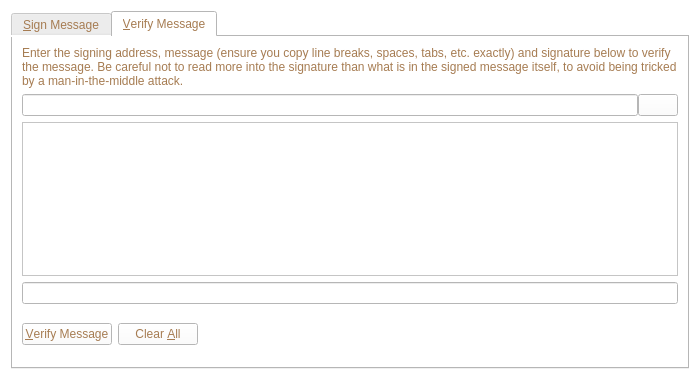
<?xml version="1.0" encoding="UTF-8"?>
<ui version="4.0">
 <class>SignVerifyMessageDialog</class>
 <widget class="QDialog" name="SignVerifyMessageDialog">
  <property name="geometry">
   <rect>
    <x>0</x>
    <y>0</y>
    <width>700</width>
    <height>380</height>
   </rect>
  </property>
  <property name="windowTitle">
   <string>Signatures - Sign / Verify a Message</string>
  </property>
  <property name="styleSheet">
   <string notr="true">background-color: white;
color: rgb(166, 124, 82);</string>
  </property>
  <property name="modal">
   <bool>true</bool>
  </property>
  <layout class="QVBoxLayout" name="verticalLayout">
   <item>
    <widget class="QTabWidget" name="tabWidget">
     <property name="currentIndex">
      <number>1</number>
     </property>
     <widget class="QWidget" name="tabSignMessage">
      <attribute name="title">
       <string>&amp;Sign Message</string>
      </attribute>
      <layout class="QVBoxLayout" name="verticalLayout_SM">
       <item>
        <widget class="QLabel" name="infoLabel_SM">
         <property name="text">
          <string>You can sign messages with your addresses to prove you own them. Be careful not to sign anything vague, as phishing attacks may try to trick you into signing your identity over to them. Only sign fully-detailed statements you agree to.</string>
         </property>
         <property name="textFormat">
          <enum>Qt::PlainText</enum>
         </property>
         <property name="wordWrap">
          <bool>true</bool>
         </property>
        </widget>
       </item>
       <item>
        <layout class="QHBoxLayout" name="horizontalLayout_1_SM">
         <property name="spacing">
          <number>0</number>
         </property>
         <item>
          <widget class="QValidatedLineEdit" name="addressIn_SM">
           <property name="toolTip">
            <string>The address to sign the message with (e.g. MXnRx1TDjAgQPk2rCu4DGH23NXoSZWJbht)</string>
           </property>
           <property name="maxLength">
            <number>34</number>
           </property>
          </widget>
         </item>
         <item>
          <widget class="QPushButton" name="addressBookButton_SM">
           <property name="toolTip">
            <string>Choose an address from the address book</string>
           </property>
           <property name="text">
            <string/>
           </property>
           <property name="icon">
            <iconset resource="../bitcoin.qrc">
             <normaloff>:/icons/address-book</normaloff>:/icons/address-book</iconset>
           </property>
           <property name="shortcut">
            <string>Alt+A</string>
           </property>
           <property name="autoDefault">
            <bool>false</bool>
           </property>
          </widget>
         </item>
         <item>
          <widget class="QPushButton" name="pasteButton_SM">
           <property name="toolTip">
            <string>Paste address from clipboard</string>
           </property>
           <property name="text">
            <string/>
           </property>
           <property name="icon">
            <iconset resource="../bitcoin.qrc">
             <normaloff>:/icons/editpaste</normaloff>:/icons/editpaste</iconset>
           </property>
           <property name="shortcut">
            <string>Alt+P</string>
           </property>
           <property name="autoDefault">
            <bool>false</bool>
           </property>
          </widget>
         </item>
        </layout>
       </item>
       <item>
        <widget class="QPlainTextEdit" name="messageIn_SM">
         <property name="toolTip">
          <string>Enter the message you want to sign here</string>
         </property>
        </widget>
       </item>
       <item>
        <layout class="QHBoxLayout" name="horizontalLayout_2_SM">
         <property name="spacing">
          <number>0</number>
         </property>
         <item>
          <widget class="QLineEdit" name="signatureOut_SM">
           <property name="font">
            <font>
             <italic>true</italic>
            </font>
           </property>
           <property name="readOnly">
            <bool>true</bool>
           </property>
          </widget>
         </item>
         <item>
          <widget class="QPushButton" name="copySignatureButton_SM">
           <property name="toolTip">
            <string>Copy the current signature to the system clipboard</string>
           </property>
           <property name="text">
            <string/>
           </property>
           <property name="icon">
            <iconset resource="../bitcoin.qrc">
             <normaloff>:/icons/editcopy</normaloff>:/icons/editcopy</iconset>
           </property>
           <property name="autoDefault">
            <bool>false</bool>
           </property>
          </widget>
         </item>
        </layout>
       </item>
       <item>
        <layout class="QHBoxLayout" name="horizontalLayout_3_SM">
         <item>
          <widget class="QPushButton" name="signMessageButton_SM">
           <property name="toolTip">
            <string>Sign the message to prove you own this Tokemon365 address</string>
           </property>
           <property name="text">
            <string>&amp;Sign Message</string>
           </property>
           <property name="icon">
            <iconset resource="../bitcoin.qrc">
             <normaloff>:/icons/edit</normaloff>:/icons/edit</iconset>
           </property>
           <property name="autoDefault">
            <bool>false</bool>
           </property>
          </widget>
         </item>
         <item>
          <widget class="QPushButton" name="clearButton_SM">
           <property name="toolTip">
            <string>Reset all sign message fields</string>
           </property>
           <property name="text">
            <string>Clear &amp;All</string>
           </property>
           <property name="icon">
            <iconset resource="../bitcoin.qrc">
             <normaloff>:/icons/remove</normaloff>:/icons/remove</iconset>
           </property>
           <property name="autoDefault">
            <bool>false</bool>
           </property>
          </widget>
         </item>
         <item>
          <spacer name="horizontalSpacer_1_SM">
           <property name="orientation">
            <enum>Qt::Horizontal</enum>
           </property>
           <property name="sizeHint" stdset="0">
            <size>
             <width>40</width>
             <height>48</height>
            </size>
           </property>
          </spacer>
         </item>
         <item>
          <widget class="QLabel" name="statusLabel_SM">
           <property name="font">
            <font>
             <weight>75</weight>
             <bold>true</bold>
            </font>
           </property>
           <property name="text">
            <string/>
           </property>
           <property name="wordWrap">
            <bool>true</bool>
           </property>
          </widget>
         </item>
         <item>
          <spacer name="horizontalSpacer_2_SM">
           <property name="orientation">
            <enum>Qt::Horizontal</enum>
           </property>
           <property name="sizeHint" stdset="0">
            <size>
             <width>40</width>
             <height>48</height>
            </size>
           </property>
          </spacer>
         </item>
        </layout>
       </item>
      </layout>
     </widget>
     <widget class="QWidget" name="tabVerifyMessage">
      <attribute name="title">
       <string>&amp;Verify Message</string>
      </attribute>
      <layout class="QVBoxLayout" name="verticalLayout_VM">
       <item>
        <widget class="QLabel" name="infoLabel_VM">
         <property name="text">
          <string>Enter the signing address, message (ensure you copy line breaks, spaces, tabs, etc. exactly) and signature below to verify the message. Be careful not to read more into the signature than what is in the signed message itself, to avoid being tricked by a man-in-the-middle attack.</string>
         </property>
         <property name="textFormat">
          <enum>Qt::PlainText</enum>
         </property>
         <property name="alignment">
          <set>Qt::AlignLeading|Qt::AlignLeft|Qt::AlignTop</set>
         </property>
         <property name="wordWrap">
          <bool>true</bool>
         </property>
        </widget>
       </item>
       <item>
        <layout class="QHBoxLayout" name="horizontalLayout_1_VM">
         <property name="spacing">
          <number>0</number>
         </property>
         <item>
          <widget class="QValidatedLineEdit" name="addressIn_VM">
           <property name="toolTip">
            <string>The address the message was signed with (e.g. MXnRx1TDjAgQPk2rCu4DGH23NXoSZWJbht)</string>
           </property>
           <property name="maxLength">
            <number>34</number>
           </property>
          </widget>
         </item>
         <item>
          <widget class="QPushButton" name="addressBookButton_VM">
           <property name="toolTip">
            <string>Choose an address from the address book</string>
           </property>
           <property name="text">
            <string/>
           </property>
           <property name="icon">
            <iconset resource="../bitcoin.qrc">
             <normaloff>:/icons/address-book</normaloff>:/icons/address-book</iconset>
           </property>
           <property name="shortcut">
            <string>Alt+A</string>
           </property>
           <property name="autoDefault">
            <bool>false</bool>
           </property>
          </widget>
         </item>
        </layout>
       </item>
       <item>
        <widget class="QPlainTextEdit" name="messageIn_VM"/>
       </item>
       <item>
        <widget class="QValidatedLineEdit" name="signatureIn_VM"/>
       </item>
       <item>
        <layout class="QHBoxLayout" name="horizontalLayout_2_VM">
         <item>
          <widget class="QPushButton" name="verifyMessageButton_VM">
           <property name="toolTip">
            <string>Verify the message to ensure it was signed with the specified Tokemon365 address</string>
           </property>
           <property name="text">
            <string>&amp;Verify Message</string>
           </property>
           <property name="icon">
            <iconset resource="../bitcoin.qrc">
             <normaloff>:/icons/transaction_0</normaloff>:/icons/transaction_0</iconset>
           </property>
           <property name="autoDefault">
            <bool>false</bool>
           </property>
          </widget>
         </item>
         <item>
          <widget class="QPushButton" name="clearButton_VM">
           <property name="toolTip">
            <string>Reset all verify message fields</string>
           </property>
           <property name="text">
            <string>Clear &amp;All</string>
           </property>
           <property name="icon">
            <iconset resource="../bitcoin.qrc">
             <normaloff>:/icons/remove</normaloff>:/icons/remove</iconset>
           </property>
           <property name="autoDefault">
            <bool>false</bool>
           </property>
          </widget>
         </item>
         <item>
          <spacer name="horizontalSpacer_1_VM">
           <property name="orientation">
            <enum>Qt::Horizontal</enum>
           </property>
           <property name="sizeHint" stdset="0">
            <size>
             <width>40</width>
             <height>48</height>
            </size>
           </property>
          </spacer>
         </item>
         <item>
          <widget class="QLabel" name="statusLabel_VM">
           <property name="font">
            <font>
             <weight>75</weight>
             <bold>true</bold>
            </font>
           </property>
           <property name="text">
            <string/>
           </property>
           <property name="wordWrap">
            <bool>true</bool>
           </property>
          </widget>
         </item>
         <item>
          <spacer name="horizontalSpacer_2_VM">
           <property name="orientation">
            <enum>Qt::Horizontal</enum>
           </property>
           <property name="sizeHint" stdset="0">
            <size>
             <width>40</width>
             <height>48</height>
            </size>
           </property>
          </spacer>
         </item>
        </layout>
       </item>
      </layout>
     </widget>
    </widget>
   </item>
  </layout>
 </widget>
 <customwidgets>
  <customwidget>
   <class>QValidatedLineEdit</class>
   <extends>QLineEdit</extends>
   <header>qvalidatedlineedit.h</header>
  </customwidget>
 </customwidgets>
 <resources>
  <include location="../bitcoin.qrc"/>
 </resources>
 <connections/>
</ui>
